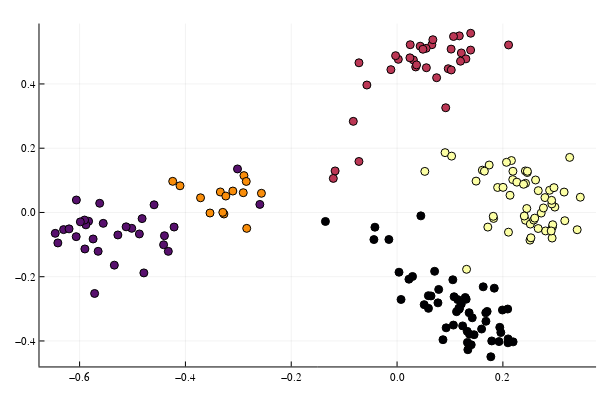

Notebook cell for this chart:
### Code cell
M = fit(PCA, embeddings; maxoutdim=2)
xs = transform(M, embeddings)
scatter(xs[1,:], xs[2,:]; hover=all_words, zcolor=classes, legend=false)
